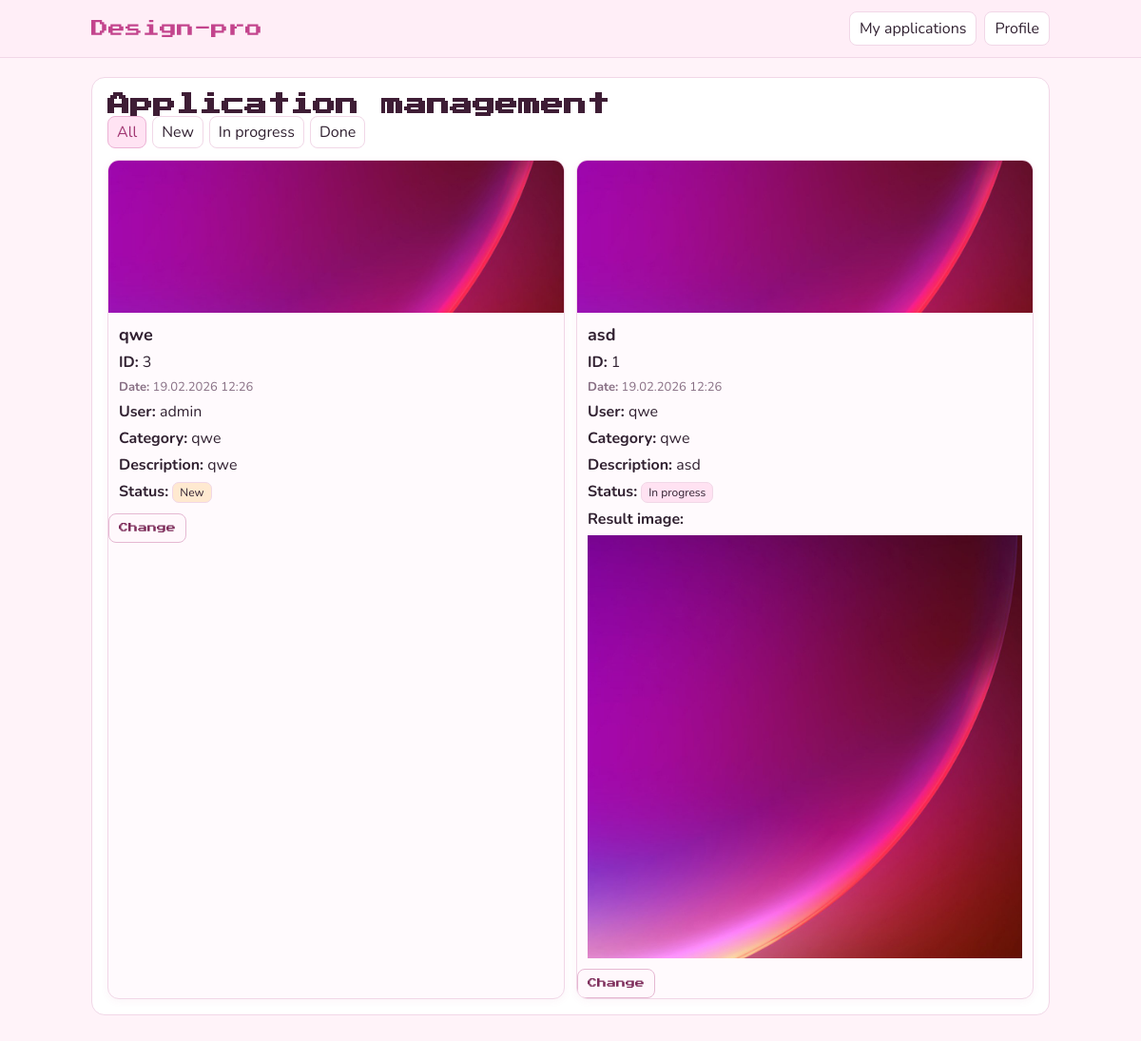
Page /filter-status/ (signed in) on the earlier database version.
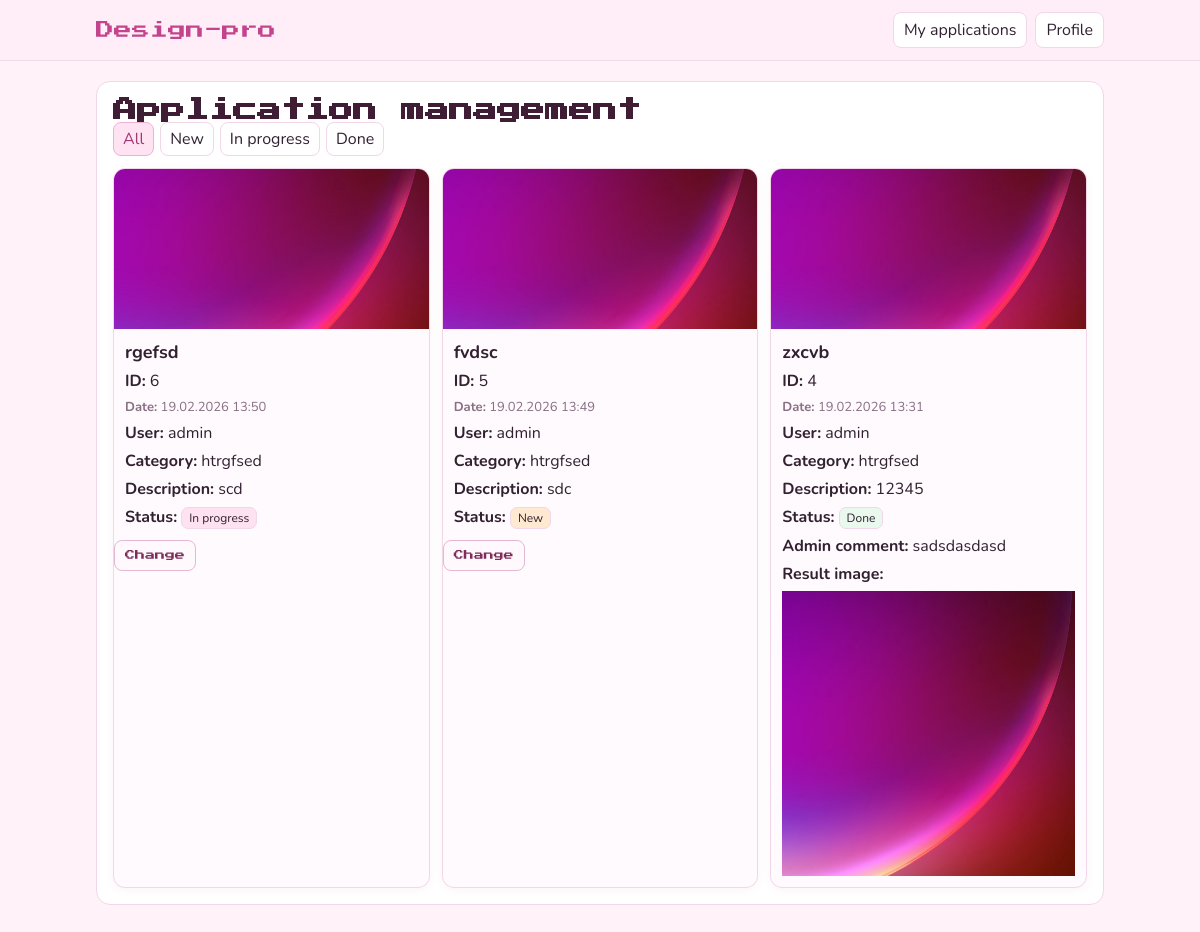
Same page on the later database version.
### main/models.py (models this page shows, shortened)
class DesignRequest(models.Model):
    class Status(models.TextChoices):
        NEW = 'new', 'New'
        IN_PROGRESS = 'in_progress', 'In Progress'
        DONE = 'done', 'Done'
    user = models.ForeignKey(
        settings.AUTH_USER_MODEL,
        on_delete=models.CASCADE,
        verbose_name='User'
    )
    title = models.CharField('Name', max_length=200)
    description = models.TextField('Description')
    category = models.ForeignKey(
        Category,
        on_delete=models.CASCADE,
        verbose_name='Category'
    )
    photo = models.ImageField(
        'Photo of the room / plan',
        upload_to='design_requests/photos/',
        validators=[validate_image_size, validate_image_extension]
    )
    result_image = models.ImageField(
        'Photo of the completed work',
        upload_to='design_requests/results/',
        blank=True,
        null=True
    )
    admin_comment = models.TextField(
        'Administrators comment',
        blank=True,
        null=True
    )
    status = models.CharField(
        max_length=20,
        choices=Status.choices,
        default=Status.NEW,
        verbose_name='Status'
    )
    created_at = models.DateTimeField(
        'Creation date',
        auto_now_add=True
    )
    class Meta:
        ordering = ['-created_at']
        verbose_name = 'Design request'
        verbose_name_plural = 'Design requests'

class Category(models.Model):
    name = models.CharField(
        'Category name',
        max_length=100,
        unique=True
    )
    class Meta:
        verbose_name = 'Category'
        verbose_name_plural = 'Categories'

### main/views.py (the view)
# urls.py: path('filter-status/', views.filter_status, name='filter_status'),
@login_required
@user_passes_test(is_admin)
def filter_status(request):
    status_filter = request.GET.get('status')
    requests = DesignRequest.objects.all().order_by('-created_at')
    if status_filter:
        requests = requests.filter(status=status_filter)
    return render(request, 'main/filter_status.html', {
        'requests': requests,
        'status_filter': status_filter
    })

### main/views.py (called while the page is built)
def is_admin(user):
    return user.is_superuser

### main/templates/main/filter_status.html (shortened to what this page needs)
{% extends 'main/base.html' %}
{% block content %}
<section class="card wide">
  <h1>Application management</h1>
  <div class="filt">
    <a class="tag {% if not status_filter %}on{% endif %}" href="{% url 'filter_status' %}">All</a>
    <a class="tag {% if status_filter == 'new' %}on{% endif %}" href="{% url 'filter_status' %}?status=new">New</a>
    <a class="tag {% if status_filter == 'in_progress' %}on{% endif %}" href="{% url 'filter_status' %}?status=in_progress">In progress</a>
    <a class="tag {% if status_filter == 'done' %}on{% endif %}" href="{% url 'filter_status' %}?status=done">Done</a>
  </div>
  {% if requests %}
    <div class="grid">
      {% for req in requests %}
        <article class="box">
            {% if req.photo %}
              <img class="box-img" src="{{ req.photo.url }}" alt="{{ req.title }}">
            {% else %}
              <div class="box-ph">No photo</div>
            {% endif %}
            <div class="box-b">
              <h3>{{ req.title }}</h3>
              <p><b>ID:</b> {{ req.id }}</p>
              <p class="gray"><b>Date:</b> {{ req.created_at|date:"d.m.Y H:i" }}</p>
              <p><b>User:</b> {{ req.user.username }}</p>
              <p><b>Category:</b> {{ req.category.name }}</p>
              <p><b>Description:</b> {{ req.description }}</p>
              <p>
                <b>Status:</b>
                {% if req.status == 'new' %}
                  <span class="st snew">New</span>
                {% elif req.status == 'in_progress' %}
                  <span class="st sprog">In progress</span>
                {% else %}
                  <span class="st sdone">Done</span>
                {% endif %}
              </p>
              {% if req.admin_comment %}
                <p><b>Admin comment:</b> {{ req.admin_comment }}</p>
              {% endif %}
              {% if req.result_image %}
                <p><b>Result image:</b></p>
                <img class="box-res" src="{{ req.result_image.url }}" alt="{{ req.title }}">
              {% endif %}
            </div>
            {% if req.status != 'done' %}
              <div class="row">
                <a class="btn b2" href="{% url 'update_status' req.id %}">Change</a>
              </div>
            {% endif %}
        </article>
      {% endfor %}
    </div>
  {% else %}
    <p class="empty">No applications.</p>
  {% endif %}
</section>
{% endblock %}

Differences in the rows shown:
removed DesignRequest: photo (picture), title "qwe", id "3", created_at "19.02.2026 12:26", user.username "admin", category.name "qwe", description "qwe", status "New"
removed DesignRequest: photo (picture), title "asd", id "1", created_at "19.02.2026 12:26", user.username "qwe", category.name "qwe", description "asd", status "In progress", result_image (picture)
added DesignRequest: photo (picture), title "rgefsd", id "6", created_at "19.02.2026 13:50", user.username "admin", category.name "htrgfsed", description "scd", status "In progress"
added DesignRequest: photo (picture), title "fvdsc", id "5", created_at "19.02.2026 13:49", user.username "admin", category.name "htrgfsed", description "sdc", status "New"
added DesignRequest: photo (picture), title "zxcvb", id "4", created_at "19.02.2026 13:31", user.username "admin", category.name "htrgfsed", description "12345", status "Done", admin_comment "sadsdasdasd", result_image (picture)
